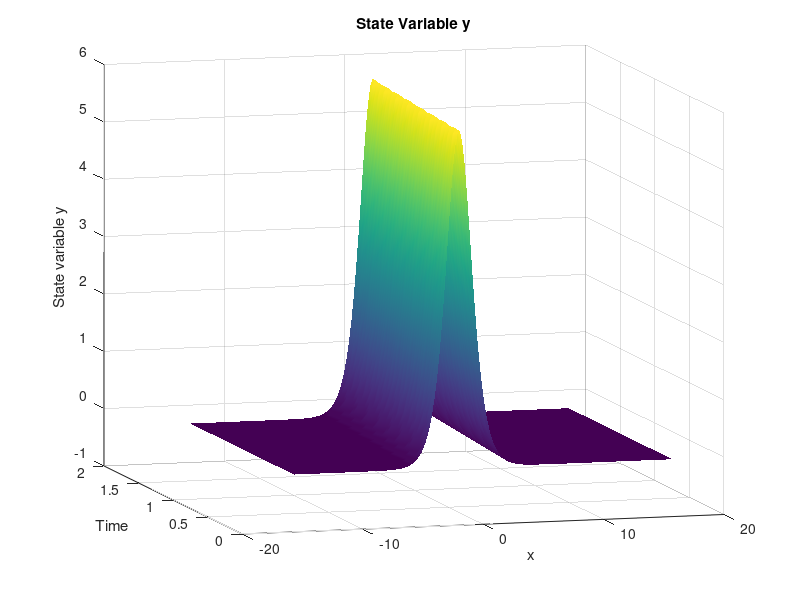
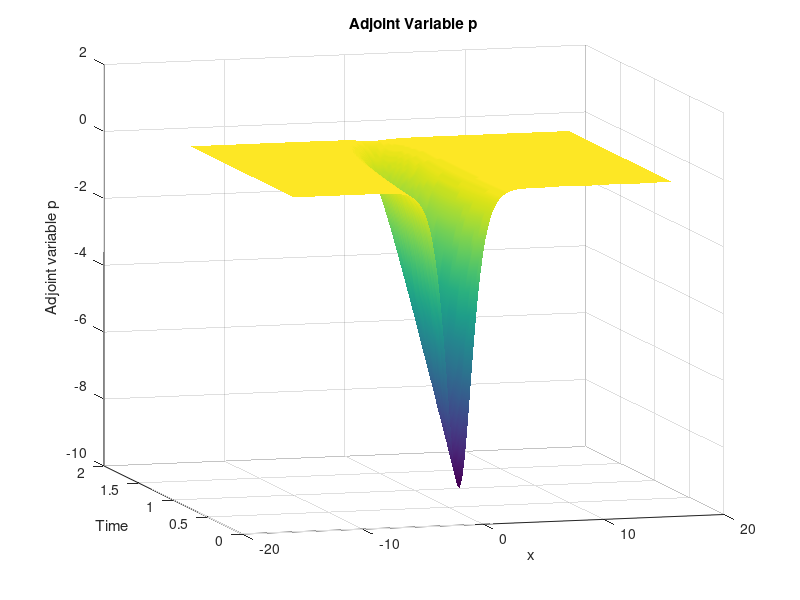

Source code (MATLAB) for these figures, in order: (Note: this script raises an error after producing the figures.)
function [uconcat,yconcat,pconcat,args] = RecedingHorizonDirichlet()
    
    ClearClose();

    args = CreateParameters();
    args.matrices = BuildMatrices(args);

    % observation domain
    args.matrices.Obs = ...
        ComputeObservationMatrix(1,args.N+1,args);
    args.matrices.Adjoint = args.matrices.trial*...
        args.matrices.Obs*(args.matrices.trialTInv)';

    % control domain
    controldomain = zeros(1,args.N+1);
    controldomain(floor((args.N+1)/8):floor(3*(args.N+1)/8)) = 1.0;
    controldomain(floor(5*(args.N+1)/8.0):floor(7*(args.N+1)/8.0)) = 1.0;
    [chi, chiT] = ...
        ComputeControlMatrix2(controldomain,args);
     args.matrices.B = chi;
     args.matrices.BT = chiT;
     
    %% Uncomment if you want to check gradient/hessian
%     u = 1*ones(args.nmax+2, args.N+1);
%     CheckGradient(u, u, @solveState, @solveAdjoint, ...
%     @compute_j, @compute_derivatives_j, args);
%     CheckHessian(u, u, @solveState, @solveAdjoint, ...
%     @solveTangent, @solveDFH, @compute_j, @compute_second_derivatives_j, args);
%      
     
     
     %% Check forward problem
      u = zeros(args.nmax+1,args.N+1);%initialization of the control
%      %u(1:floor(args.nmax/2),args.N/2-10) = +2.0;
%      %u(1:floor(args.nmax/2),args.N/2-5) = -2.0;
%      
%      %A = 25; B = 16;  %16;
%      %args.y0 = 3*A^2*sech(.5*(A*(args.chebyGL+2))).^2 + 3*B^2*sech(.5*(B*(args.chebyGL))).^2;
%      %plot(args.chebyGL,args.y0);
      args.kappa = 0.70;
      args.x0 = -2.0;
      args.y0 = 12*args.kappa^2*sech(args.kappa*(args.chebyGL - args.x0)).^2;%valeurs aux chebypoints
      %args.y0 = exp(-1.5*(args.chebyGL+12).*(args.chebyGL+12)/(2.0*args.D));%valeurs aux chebypoints
%      %args.yspecobs = args.matrices.trialT\(args.yobs)';
      y = solveState(u,args);% one forward simulation for y
      
      p = solveAdjoint(u,y,args);% one forward simulation for y
      
      plottedsteps=1:2:size(y.spatial,1);
      [tg,xg] = meshgrid(args.tdata(plottedsteps),args.chebyGL(1:end));
      
      
      
% %    
% 
%     surf(xg,tg,u(plottedsteps,:)');
%     xlabel('x');ylabel('Time');zlabel('u');                   
%     title('Source term');
%     view(-16,10);
%     shading interp;
       figure(1);
       surf(xg,tg,y.spatial(plottedsteps,:)');
       xlabel('x');ylabel('Time');zlabel('State variable y');
       title('State Variable y');
       view(-16,10);
       shading interp;
       
       figure(2);
       surf(xg,tg,p.spatial(plottedsteps,:)');
       xlabel('x');ylabel('Time');zlabel('Adjoint variable p');
       title('Adjoint Variable p');
       view(-16,10);
       shading interp;
       
% 
%       figure(2);
%       visunormL2(2,y.spatial(1:100:end,:),args);


%% Receding Horizon
    yconcat= zeros(floor(args.Tinf/args.dt)+1, args.N+1);
    pconcat= zeros(floor(args.Tinf/args.dt)+1, args.N+1);
    uconcat= zeros(floor(args.Tinf/args.dt)+1, args.N+1);
    for irh=1:args.nrecinf
        if(irh>1)%initial condition is previous result at time = delta
            args.y0 = ykeep(end,:);
        end
        %run optimization process bis T;
        [y,p,u,args] = solveOptimization((irh-1)*args.deltarh,args);
        
        %keep data only until deltarh
        ykeep = y.spatial(1:args.nkeep,:);
        pkeep = p.spatial(1:args.nkeep,:);
        ukeep = u(1:args.nkeep,:);
        
        %concatenate results
        if(irh==1)
          yconcat(1:(args.nkeep-1),:) =  ykeep(1:end-1,:);
          pconcat(1:(args.nkeep-1),:) =  pkeep(1:end-1,:); 
          uconcat(1:(args.nkeep-1),:) = ukeep(1:end-1,:);
        else
            yconcat((args.nkeep-1)*(irh-1) + (1:(args.nkeep-1)),:) = ykeep(1:end-1,:);%last step counts as initial step in next
            pconcat((args.nkeep-1)*(irh-1) + (1:(args.nkeep-1)),:) = pkeep(1:end-1,:);
            uconcat((args.nkeep-1)*(irh-1) + (1:(args.nkeep-1)),:) = ukeep(1:end-1,:);
        end
        if(irh==(args.nrecinf))
            yconcat(end,:) = ykeep(end,:);
            pconcat(end,:) = pkeep(end,:);
            uconcat(end,:) = ukeep(end,:);
        end
        %myvisu(1,yconcat,pconcat,uconcat,args);
        %visunormL2(2,yconcat,args);
    end%end loop on deltas
    %myvisu(1,yconcat,pconcat,uconcat,args);
    %plot evolution of L2 norms
    %visunormL2(2,yconcat,args);
    %visunormL2(3,uconcat,args);    
 end

function ClearClose()   
    % Close all figures including those with hidden handles
    close all hidden;

    % Store all the currently set breakpoints in a variable
    temporaryBreakpointData=dbstatus('-completenames');

    % Clear functions and their persistent variables (also clears breakpoints 
    % set in functions)
    clear functions;

    % Restore the previously set breakpoints
    dbstop(temporaryBreakpointData);

    % Clear global variables
    clear global;

    % Clear variables (including the temporary one used to store breakpoints)
    clear variables;
end

function args = CreateParameters()

    % Mesh
    args.D = 5*pi; %domain is -50..50
    args.N = 256; %number of points
    args.k = args.N:-1:0;

    %Creation of Chebyshev Gauss-Lobatto points - our nodal basis
    args.chebyGL = cos(args.k*pi/args.N)*args.D;
    args.npoints = size(args.chebyGL,2);
    args.spacestep = [(args.chebyGL(2:end) - args.chebyGL(1:end-1))] ;
    args.ncells = args.npoints-1;
    
    %Receding horizon
    args.deltarh = 1.0;
    args.T = 1.5;
    args.Tinf = 500.0;
    args.nrecinf = floor(args.Tinf/args.deltarh);

    %time argseters
    args.dt = 0.01;% time step for simulation
    args.tmax = args.T;% maximum time for simulation
    args.nmax = round(args.tmax/args.dt);% induced number of time steps
    args.tdata = args.dt*(0:1:(args.nmax+1));
    args.maxiter = 1e3;
    args.nkeep = floor(args.deltarh/args.dt)+1;
    args.nmaxrh = round(args.Tinf/args.dt);% induced number of time steps
    args.tdatarh = args.dt*(0:1:(args.nmaxrh+1));



    % Optimization parameters
    args.alpha = 0.0;
    args.epsilon = 1e-12;


    % Trust region Steihaug globalization
    args.gamma =1.0;
    %args.delta = 1.0;
    args.sigma = 10.0;
    args.sigmamax = 100.0;

    % Misc
    args.coeffNL = 1.0;
    
    % default init
    args.y0 = zeros(1,args.N+1);
    args.dy0 = zeros(1,args.N+1);
    args.yobs = zeros(args.nmax+2,args.N+1);
    args.yspecobs = zeros(args.nmax+2,args.N-2)';
    args.q = 0.0*ones(args.nmax+2, args.N+1);
    
    args.normp = zeros(1,args.N+1);
    
    % physical parameters
    args.f =1.0;%-0.50;
    args.coeff3d = 1.0;%-1.0/6.0;
    args.coeffburgers = 1.0;%3.0/2.0;
    args.coeffsource = 1.0;%1.0/2.0;

end

function matrices = BuildMatrices(args)

    % Creation of Legendre polynomia
    LP = zeros(args.N+1, args.npoints);
    for i=0:args.N
    aux = legendre(i,args.chebyGL/args.D);
    LP(i+1,:) = aux(1,:);
    end

    % Creation of basis funtions for the dual petrov galerkin method - our spectral basis
    LP0 = LP(1:end-3,:);
    LP1 = LP(2:end-2,:);
    LP2 = LP(3:end-1,:);
    LP3 = LP(4:end,:);
    j = 0:(args.N-3);
    jm1 = 1:(args.N-2);
    jm2 = 2:(args.N-1);
    jm3 = 3:args.N;
    j1 = -1:(args.N-4);
    j2 = -2:(args.N-5);
    j3 = -3:(args.N-6);

    coeff = (2*j+3)./(2*j+5);
    diagcoeff = spdiags(coeff',0,args.N-2,args.N-2);
    LP1 = diagcoeff*LP1;
    LP3 = diagcoeff*LP3;
    trial = LP0 - LP1 - LP2 + LP3;
    test = LP0 + LP1 - LP2 - LP3;

    % Creation of the matrices

    % mass matrix
    mdiag0 = 2./(2*j+1) - 2*(2*j+3)./((2*j+5).^2) + 2./(2*j+5) - ...
        2*(2*j+3).^2./((2*j+7).*(2*j+5).*(2*j+5));
    mdiag1 = 6./(2*j1+7);
    mdiag2 = -2./(2*j2+5)+2*(2*j2+3)./((2*j2+5).*(2*j2+9));
    mdiag3 = -2*(2*j3+3)./((2*j3+5).*(2*j3+7));
    mdiagm1 = -6./(2*jm1+5);
    mdiagm2 = -2./(2*jm2+1) + 2*(2*jm2-1)./((2*jm2+1).*(2*jm2+5));
    mdiagm3 = 2*(2*jm3-3)./((2*jm3-1).*(2*jm3+1));
    M =args.D*spdiags([mdiagm3' mdiagm2' mdiagm1' mdiag0'...
        mdiag1' mdiag2' mdiag3'],...
        -3:3, args.N-2, args.N-2);

    % matrix for linear transport term 
    pdiag0 = 4*(2*j+3)./(2*j+5);
    pdiag1 = -8./(2*j1+7);
    pdiag2 = -2*(2*j2+3)./(2*j2+5);
    pdiagm1 = 8./(2*jm1+5);
    pdiagm2 = -2*(2*jm2-1)./(2*jm2+1);
    P = -spdiags([pdiagm2' pdiagm1' pdiag0' pdiag1' pdiag2'],...
        -2:2, args.N-2, args.N-2);

    % matrix for 3rd order term
    sdiag0 =2*(2*j+3).^2;
    S = 1.0/(args.D^2)*spdiags(sdiag0',0,args.N-2,args.N-2);

    % mass matrix for trial basis only (to compute adjoint)
    adiag0 = -2./(2*j+5) + 8./(2*j+7) + 2./(2*j+1);
    adiag1 = -2./(2*j1+5) + 2./(2*j1+7) - 2*(2*j1+3)./((2*j1+5).*(2*j1+7));
    adiag2 = -2./(2*j2+5) - 2*(2*j2+3)./((2*j2+5).*(2*j2+9));
    adiag3 = 2*(2*j3+3)./((2*j3+5).*(2*j3+7));
    adiagm1 = -2./(2*j+5) + 2./(2*j+7) - 2*(2*j+3)./((2*j+5).*(2*j+7));
    adiagm2 = -2./(2*j+5) - 2*(2*j+3)./((2*j+5).*(2*j+9));
    adiagm3 = 2*(2*j+3)./((2*j+5).*(2*j+7));
    A = args.D*spdiags([adiagm3' adiagm2' adiagm1' adiag0' adiag1' adiag2' adiag3'], ...
        -3:3, args.N-2, args.N-2);

    % Fill in the structure
    matrices.A = A;
    matrices.M = M;
    matrices.Msource = 0.5*M;
    matrices.MT = M';
    eps = 2*args.D/(args.N);
    matrices.Mreg = matrices.M + eps*eye(size(matrices.M,1));
    matrices.MTreg = matrices.MT + eps*eye(size(matrices.MT,1));
    matrices.MTInv = inv(M');
    matrices.S = args.coeff3d*S;
    matrices.P = P;
    matrices.PT = P';
    matrices.Pnl = args.coeffburgers*P;
    matrices.PnlT = (matrices.Pnl)';
    matrices.fP = args.f*P;
    matrices.fPT = (matrices.fP)';
    matrices.test = test;
    matrices.trial = trial;
    matrices.trialT = trial';
    matrices.testT = test';
    matrices.testTInv = pinv(test');
    matrices.trialT = trial';
    matrices.trialTInv = pinv(trial');
    matrices.left=0.5*(M +args.dt*S);
    matrices.leftInv = inv(matrices.left);
    matrices.leftTInv = inv(matrices.left');
    matrices.right=0.5*(M -args.dt*S);
    matrices.rightT=matrices.right';
    matrices.M_leftTinv_dt = matrices.leftTInv*args.dt;
    matrices.M_leftTinv_rightT = matrices.leftTInv*(matrices.rightT);
    
    % control is discretized with linear finite elements in space
    % piecewise constant in time
    % construct the lumped mass matrix for space
    dx = [0,args.spacestep,0];
    matrices.MassS = spdiags(0.5*(dx(2:end) + dx(1:(end-1)))',...
        0,args.N+1, args.N+1);
    %matrices.MassSSource = 0.5*matrices.MassS;
    % construct the lumped mass matrix for time (actually P0 in time)
    matrices.MassT = args.dt*speye(args.nmax+1);
    matrices.MassT(1,1) = 0.5*args.dt;
    matrices.MassT(end,end) = 0.5*args.dt;
    % construct the matrix A for the inner product in H (space and time)
    % (u,v)_H = u'Av
    matrices.Mass = kron(matrices.MassS,matrices.MassT);%should be diag(MassT(i)*MassS)
    %matrices.MassSource = kron(matrices.MassSSource,matrices.MassT);
    
end

function [Obs] = ComputeObservationMatrix(i1,i2,args)
    observationdomain = i1:i2;
    Obs = zeros(args.N+1);
    for i=1:size(observationdomain,2)
        Obs(observationdomain(i), observationdomain(i)) = 1;
    end
end

function [B,BT] = ComputeControlMatrix(i1,i2,args)
    controldomain = i1:i2;
    B = zeros(args.N+1);
    for i=1:size(controldomain,2)
        B(controldomain(i), controldomain(i)) = 1.0;
    end
BT = B';  
end

function [B,BT] = ComputeControlMatrix2(controldomain,args)
    B = zeros(args.N+1);
    for i=1:(args.N+1)
        if(controldomain(i)==1)
            B(i, i) = 1.0;
        end
    end
BT = B';  
end

%% %%%%%%%%%%%%%%%% solveState functions %%%%%%%%%%%%%%%%
function y = solveState(u, args)
    % parameters
    dt=args.dt;
    nmax=args.nmax;
    N=args.N;
    coeffNL=args.coeffNL;
    matrices = args.matrices;
    
    % state variables
    y.spatial = zeros(nmax+2,N+1);% spatial domain
    y.spec = zeros(nmax+2,N-2);% spectral domain
    
    % initialization
    yspec0 = matrices.trialT\(args.y0)';
    y.spatial(1,:) = args.y0;
    y.spec(1,:) = yspec0;
    u = ((args.matrices.B)*(u'))';%effect of indicator function

    % first time step in the spectral space, semi implicit
    NLterm = (args.y0).^2;
    pNLterm=coeffNL*matrices.trialTInv*NLterm';
    yspec1 = matrices.leftInv*((0.5*matrices.M)*yspec0 ...
            + 0.5*dt*(-0.5*matrices.Pnl*pNLterm + matrices.fP*yspec0...
            + matrices.test*matrices.MassS*u(1,:)'));
    y1 = matrices.trialT*yspec1;
    y.spatial(2,:) = y1;
    y.spec(2,:) = yspec1;

    % Time loop for interior steps - Crank Nicolson Leap Frog scheme
    ym1 = y1;
    yspecm1 = yspec1;
    yspecm2 = yspec0;
    for i=2:nmax
        NLterm = ym1.*ym1;
        pNLterm=coeffNL*matrices.trialTInv*NLterm;
        yspeci = (matrices.leftInv)*( (matrices.right)*yspecm2 ...
          + dt*(-0.5*matrices.Pnl*pNLterm...
          + matrices.fP*yspecm1 ...
          + matrices.test*matrices.MassS*u(i,:)') );
        yi = matrices.trialT*yspeci;
        ym1 = yi;
        yspecm2 = yspecm1;
        yspecm1 = yspeci;
        y.spec(i+1,:) = yspeci;
        y.spatial(i+1,:) = yi;
       % if (sum(isnan(yi))>0)
       %     fprintf('stop NAN');
       % end
    end

    %last step 
    %minv=inv(matrices.M);
    NLterm = ym1.^2;
    pNLterm=coeffNL*matrices.trialTInv*NLterm;
    
%     rhs = ((matrices.right)*yspecm2 +...
%                 0.5*dt*(0.5*matrices.P*pNLterm + matrices.P*yspecm1)...
%                 + 0.5*matrices.M*yspecm1...
%                 + 1.0*0.5*dt*matrices.M*qspec(nmax+1,:)');
%     [yspecend,success,residual,itermeth] = gmres(matrices.M,rhs,[],args.tolgmres,N-2);
    yspecend = (matrices.Mreg)\((matrices.right)*yspecm2 ...
                + 0.5*dt*(-0.5*matrices.Pnl*pNLterm + matrices.fP*yspecm1)...
                + 0.5*matrices.M*yspecm1...
                + 1.0*0.5*dt*matrices.test*matrices.MassS*u(nmax+1,:)');
    yend = matrices.trialT*yspecend;
    y.spec(end,:) = yspecend;
    y.spatial(end,:) = yend;
    
end


%% %%%%%%%%%%%%%%%% solveAdjoint functions %%%%%%%%%%%%%%%%
function p = solveAdjoint(u,y,args)
    % parameters
    dt=args.dt;
    nmax=args.nmax;
    N=args.N;
    coeffNL = args.coeffNL;
    matrices = args.matrices;
    
    % state variables
    p.spatial = zeros(nmax+1,N+1);
    p.spec = zeros(nmax+1,N-2);

    yrev = y.spatial(end:-1:1,:);
    yobsrev = args.yobs(end:-1:1,:);

    % initialization 
    % M is ill conditionned. Regularization added
    mt = matrices.MTreg;
    %rhs = (y.spec(end,:)' - args.yspecobs);
    %[pspec0,success,residual,itermeth] = gmres(mt,rhs,[],args.tolgmres,N-2);
    rhsspatial = args.matrices.Obs*(y.spatial(end,:)'- args.yobs(end,:)');
    rhs = matrices.trialT\rhsspatial;
    %pspec0 = -mt\(matrices.A*(y.spec(end,:)' - args.yspecobs));
    pspec0 = -mt\(dt*matrices.Adjoint*matrices.A*rhs);%%%%% add the dt
    p0 = (matrices.testT)*(pspec0);
   
    p.spatial(1,:) = p0;
    p.spec(1,:) = pspec0;

    % first step
    NLterm = 0.5*2.0*yrev(2,:)'.*...
        (matrices.trialTInv'*(matrices.PnlT*pspec0));
    pNLterm=coeffNL*matrices.trial*NLterm;
    rhsspatial = args.matrices.Obs*(yrev(2,:)'- yobsrev(2,:)');
    rhs = matrices.trialT\rhsspatial;
    pspec1 = matrices.leftTInv*(0.5*matrices.MT*pspec0 +...
        0.5*dt*(matrices.fPT*pspec0 - pNLterm...
        -2.0*matrices.Adjoint*matrices.A*rhs));
    p1 = matrices.testT*pspec1;
    p.spatial(2,:) = p1;
    p.spec(2,:) = pspec1;
    
    pspecm1 = pspec1;
    pspecm2 = pspec0;
    %Time loop
    for i = 2:nmax
        NLterm = 0.5*2.0*yrev(i+1,:)'.*...
            (matrices.trialTInv'*(matrices.PnlT*pspecm1));
        pNLterm=coeffNL*matrices.trial*NLterm;
        rhsspatial = args.matrices.Obs*(yrev(i+1,:)'- yobsrev(i+1,:)');
        rhs = matrices.trialT\rhsspatial;
        pspeci = matrices.M_leftTinv_rightT*pspecm2...
            + matrices.M_leftTinv_dt* (matrices.fPT*pspecm1 - pNLterm...
            - matrices.Adjoint*matrices.A*rhs);
        pi = matrices.testT*pspeci;
        pspecm2 = pspecm1;
        pspecm1 = pspeci; 
        p.spec(i+1,:) = pspeci;
        p.spatial(i+1,:) = pi;
    end
    p.spec = p.spec(end:-1:1,:);
    p.spatial = p.spatial(end:-1:1,:);
end

%% %%%%%%%%%%%%%%%% Tracking term %%%%%%%%%%%%%%%%
function j = compute_j(u,y,args)
    j = 0;
    for i=2:args.nmax+2
        discr = args.matrices.Obs*(y.spatial(i,:)'-args.yobs(i,:)');
        ymyd = args.matrices.trialT\discr;
        j = j+ 0.5*args.dt*ymyd'*(args.matrices.A*ymyd);
    end
end

function dj = compute_derivatives_j(u,y,p,args)%do not forget time in inner product
    %p: row = time, column = space
    dj = -((args.matrices.BT)*(p)')';%each column is B*p(t_i)
    dj = dj(:);%makes a vector
end

function ddj = compute_second_derivatives_j(u, y, p, du, dy, dp,args)
    ddj = -((args.matrices.BT)*(dp)')';%each column is B*dp(t_i)
    ddj = ddj(:);%makes a vector
end

%% %%%%%%%%%%%%%%%% solveTangent functions %%%%%%%%%%%%%%%%
function dy = solveTangent(u, y, du, args)
    dt=args.dt;
    nmax=args.nmax;
    N=args.N;
    coeffNL = args.coeffNL;
    matrices = args.matrices;

    % Storage matrices
    dy.spatial = zeros(nmax+2,N+1);
    dy.spec = zeros(nmax+2,N-2);

    % initial condition and source in the spectral space
    dyspec0=matrices.trialTInv*(args.dy0)';
    du = (args.matrices.B*(du'))';%effect of indicator function
    %duspec = matrices.trialTInv*du';
    %duspec=duspec';
    dy.spatial(1,:) = args.dy0;
    dy.spec(1,:) = dyspec0;

    %first time step in the spectral space, semi implicit
    NLterm = y.spatial(1,:).*(args.dy0);
    pNLterm = coeffNL*matrices.trialTInv*NLterm';
    dyspec1 = matrices.leftInv*((0.5*matrices.M)*dyspec0 ...
        + 0.5*dt*(-matrices.Pnl*pNLterm + matrices.fP*dyspec0 ...
        + matrices.test*matrices.MassS*du(1,:)'));
    dy1 = matrices.trialT*dyspec1;
    dy.spatial(2,:) = dy1;
    dy.spec(2,:) = dyspec1;

    % Time loop
    dym1 = dy1;
    dyspecm1 = dyspec1;
    dyspecm2 = dyspec0;
    for i=2:nmax
        NLterm = y.spatial(i,:)'.*dym1;
        pNLterm = coeffNL*matrices.trialTInv*NLterm;
        dyspeci = (matrices.leftInv)*( (matrices.right)*dyspecm2 ...
          + dt*(-matrices.Pnl*pNLterm...
          + matrices.fP*dyspecm1 ...
          + matrices.test*matrices.MassS*du(i,:)') );
        dyi = matrices.trialT*dyspeci;
        dym1 = dyi;
        dyspecm2 = dyspecm1;
        dyspecm1 = dyspeci;
        dy.spec(i+1,:) = dyspeci;
        dy.spatial(i+1,:) = dyi;
    end
    
    % last step
    minv=inv(matrices.M);
    NLterm = y.spatial(nmax+1,:)'.*dym1;
    pNLterm=coeffNL*matrices.trialTInv*NLterm;
    
%     rhs = ((matrices.right)*dyspecm2...
%                     + 0.5*dt*(matrices.P*pNLterm + matrices.P*dyspecm1)...
%                     + 0.5*matrices.M*dyspecm1...
%                     + 1.0*0.5*dt*matrices.M*dqspec(nmax+1,:)');
%     [dyspecend,success,residual,itermeth] = gmres(matrices.M,rhs,[],args.tolgmres,N-2);
    dyspecend = (matrices.Mreg)\((matrices.right)*dyspecm2...
                   + 0.5*dt*(-matrices.Pnl*pNLterm + matrices.fP*dyspecm1)...
                   + 0.5*matrices.M*dyspecm1...
                   + 1.0*0.5*dt*matrices.test*matrices.MassS*du(nmax+1,:)');
     dyend = matrices.trialT*dyspecend;
     dy.spec(end,:) = dyspecend;
     dy.spatial(end,:) = dyend;
end


%% %%%%%%%%%%%%%%%% solveDFH functions %%%%%%%%%%%%%%%%
function dp = solveDFH(u, y, p, du, dy, args)
    dt=args.dt;
    nmax=args.nmax;
    N=args.N;
    coeffNL = args.coeffNL;
    matrices = args.matrices;

    %source term
    yrev = y.spatial(end:-1:1,:);
    dyrev = dy.spatial(end:-1:1,:);
    pspecrev=p.spec(end:-1:1,:);

    % Storage array
    dp.spatial = zeros(nmax+1,N+1);
    dp.spec = zeros(nmax+1,N-2);

    %initial condition
    mt = matrices.MTreg;
    %rhs = -matrices.A*(dy.spec(end,:)');
    %[dpspec0,success,residual,itermeth] = gmres(mt,rhs,[],args.tolgmres,N-2);
    rhsspatial = args.matrices.Obs*(dy.spatial(end,:)');
    rhsspec = matrices.trialT\rhsspatial;
    dpspec0= -mt\(dt*matrices.Adjoint*matrices.A*(rhsspec));
    dp0 = (matrices.testT)*(dpspec0);
    
    dp.spatial(1,:) = dp0;
    dp.spec(1,:) = dpspec0;

    %first step

    NLterm = yrev(2,:)'.*(matrices.trialTInv'*(matrices.PnlT*dpspec0));
    NLterm2 = dyrev(2,:)'.*...
        (matrices.trialTInv'*(matrices.PnlT*pspecrev(1,:)'));
    pNLterm = coeffNL*matrices.trial*(NLterm+NLterm2);
    rhsspatial = args.matrices.Obs*(dyrev(2,:)');
    rhsspec = matrices.trialT\rhsspatial;
    dpspec1 = matrices.leftTInv*(0.5*matrices.MT*dpspec0 + ...
        0.5*dt*(matrices.fPT*dpspec0 - pNLterm...
        - 2.0*matrices.Adjoint*matrices.A*(rhsspec)));
    dp1 = matrices.testT*dpspec1;

    dp.spatial(2,:) = dp1;
    dp.spec(2,:) = dpspec1;
    dpspec2 = dpspec0;
    
    % Time loop
    for i = 2:(nmax)
        NLterm = yrev(i+1,:)'.*(matrices.trialTInv'*(matrices.PnlT*dpspec1));
        NLterm2 = dyrev(i+1,:)'.*...
            (matrices.trialTInv'*(matrices.PnlT*pspecrev(i,:)'));
        pNLterm = coeffNL*matrices.trial*(NLterm+NLterm2);
        rhsspatial = args.matrices.Obs*(dyrev(i+1,:)');
        rhsspec = matrices.trialT\rhsspatial;
        dpspeci=matrices.M_leftTinv_rightT*dpspec2...
                + matrices.M_leftTinv_dt* (matrices.fPT*dpspec1 - pNLterm...
                - matrices.Adjoint*matrices.A*(rhsspec));
        dpi = matrices.testT*dpspeci;
        dpspec2 = dpspec1;
        dpspec1 = dpspeci; 
        dp.spec(i+1,:) = dpspeci;
        dp.spatial(i+1,:) = dpi;
    end
    %reverse results
    dp.spec = dp.spec(end:-1:1,:);
    dp.spatial = dp.spatial(end:-1:1,:);
end


%% %%%%%%%%%%%%%%%% Proximal map %%%%%%%%%%%%%%%%
function u = proximalOp(q,gamma,args)
    %q is here a vector - needs to be transformed in a matrix
    %gamma = args.gamma;
    q = reshape(q,args.nmax+1,args.N+1);
    %L2NormInTimeQ = sqrt(sum(args.matrices.MassT*((q).*...
    %    (q))));
    %%size(L2NormInTimeQ)
    %for k=1:(args.N+1)    % check norm 0           
    %    if (L2NormInTimeQ(k) <= args.epsilon)
    %        L2NormInTimeQ(k) = (args.alpha/gamma - args.epsilon);
    %    end
    %end
    %u = 1/gamma*repmat(max(0,gamma-args.alpha./L2NormInTimeQ),...
    %    args.nmax+1,1).*(q);
    u = q;
end

function dpc = proximalOpDerivative(q,dq,gamma,args)
    % q and dq are vectors - needs to be reshaped in matrices
    %gamma = args.gamma;
    nmax = args.nmax;
    MassT = args.matrices.MassT;
    q = reshape(q,args.nmax+1,args.N+1);
    dq = reshape(dq,args.nmax+1,args.N+1);
    L2NormInTimeQ = sqrt(sum(MassT*((q).*(q))));
    for k=1:(args.N+1)    % check norm 0           
        if (L2NormInTimeQ(k) <= args.epsilon)
            L2NormInTimeQ(k) = 0.0;
        end
    end
    ActiveSet = repmat(L2NormInTimeQ > 0,args.nmax+1,1);
    dpc = ActiveSet.*dq;
    dpc = dpc(:);
end

%% %%%%%%%%%%%%%%%%% Reduced Hessian %%%%%%%%%%%%%%%
function DGh = compute_reduced_hessian(q,dq,u,y,p,gamma,args)
% dq is an array
% Newton derivative of G
%
% DG(q)dq = dq + Hj(Pc(q))DPc(q)dq
%
% NB: chain rule for semismoothness
    %du = proximalOp(dq,gamma,args); 
    du = proximalOpDerivative(q,dq,gamma,args);
    du = reshape(du,args.nmax+1,args.N+1);
    dy = solveTangent(u, y, du, args);
    dp = solveDFH(u, y, p, du, dy, args);
    ddj = compute_second_derivatives_j(u,y.spatial,p.spatial,...
        du,dy.spatial,dp.spatial,args);

    DGh = args.matrices.Mass*(gamma*dq + ddj);%include mass matrix in result

end

function [y,p,u,args] = solveOptimization(t0,args)
    gamma = args.gamma;
    q = 0.01*ones((args.nmax+1)*(args.N+1),1);%initialization of the normal variable
    u = proximalOp(q,gamma,args);
        

%%  Start of Trust Region Steihaug globalization strategy
    fprintf('Steihaug-CG globalization strategy...\n');
    %delta = args.delta;
    %gamma = args.gamma;% regularization term in 1/gamma
    fprintf('gamma = %d , t_0 = %d, delta = %d\n', ...
        gamma, t0, args.deltarh);
    abstol=1e-6;
    %     
    %q = 1.0*ones((args.nmax+1)*(args.N+1),1);%initialization of the normal variable
    qold = q;
% 
    fold = inf;
    sigma = args.sigma;% Trust region radius
    sigmamax = args.sigmamax;

    for iter=1:(args.maxiter)
        % compute the current iterate for the control
        % u = P_gamma(q)
        % where P_gamma is the proximal operator
        u = proximalOp(q,gamma,args);
        % solve state equation y=S(u)
        y = solveState(u,args);% one forward simulation for y

        % compute reduced objective functional
        % f(u) = j + L12 + L22
        % f(u) = 1/2|y(u) - yd|^2 + gamma/2*|u|_{L2(L2)}^2
        j = compute_j(u,y,args);

        %sqrt(args.dt*sum(u.*u)) )');
        uvec = u(:);
        norm22 = 0.5*gamma*uvec'*args.matrices.Mass*uvec;
        f = j + norm22;

        if iter > 1
            %check for descent in objective functional
            sigmaold = sigma;
            if(fold < (1-1e-11)*f || isnan(f))%not a descent direction
                sigma = 0.2*sigma;
                fprintf('\t Reject step since %1.9e >~ %1.9e \t %1.2e -> %1.2e \n',...
                    f, fold, sigmaold, sigma);
                q = qold;
                u = uold;
                y = yold;
                f = fold;
            else
                %evaluate the decrease predicted
                %by the quadratic model (at the old iterate q)
                %m(dv)
                %du = proximalOp(dq,gamma,args)
                du = proximalOpDerivative(q,dq,gamma,args);
                DGdq = compute_reduced_hessian(q,dq,u,y,p,gamma,args);%TO DO, result shall be vector
                model = G'*du(:) + 0.5*DGdq'*du(:);
                rho = (f - fold)/model;

                if(abs(rho-1) < 0.2)%trust region might be too small
                    sigma = min(2*sigma, sigmamax);
                elseif(abs(rho-1) > 0.6)%trust region is be too big, no good approximation
                    sigma = 0.4*sigma;
                end
                fprintf('\t rho = %f, \t %1.2e -> %1.2e \n', ...
                    rho, sigmaold, sigma);
            end
        end  
        qold = q;
        uold = u;
        yold = y;
        fold = f;

        % reduced subgradient
        %
        % G(q) = q + \nabla j(P_gamma(a))
        % NB: we want G(q) = 0
        p = solveAdjoint(u,y,args);
        dj = compute_derivatives_j(u,y.spatial,p.spatial,args);
        G = args.matrices.Mass*(dj + gamma*q);

        % stopping criterion
        res = sqrt(G'*(args.matrices.Mass\G));
        fprintf('%d: f = %e, res=%e\n', iter,f,res);
        if(res < abstol || sigma < 1e-8)
            break
        end


        % compute the Newton update
        % DG(q) dq = -G(q)
        DG = @(dq) compute_reduced_hessian(q,dq, u, y, p, gamma, args);

        % with M(odified)PCG
        DP = @(dq) proximalOpDerivative(q,dq,gamma,args);
        [dq, flag, relres, pcggit] = SteihaugCG(DG, -G, 1e-5, floor(args.nmax/3),...
            args.matrices.Mass, sigma, DP);
        fprintf('krylov %s: iter=%d, relres=%e, |dq|=%e\n', ...
            flag, pcggit, relres, sqrt(dq'*args.matrices.Mass*dq))

        % apply (TR)-Newton update
        q = qold + dq;
        
        %myvisu(3,y.spatial,p.spatial,u,gamma,args);
    end %end TR-SN loop
end
%%%%%%%%%%%%%%%%%%%%%%%%%%%%%%%%%%%%%
%%%%%%%%%% VISUALIZATION %%%%%%%%%%%%
%%%%%%%%%%%%%%%%%%%%%%%%%%%%%%%%%%%%%
function visunormq(nfig,q,gamma,args)
    q2 = reshape(q,args.nmax+1,args.N+1);
    L2NormInTimeQ = sqrt(sum(args.matrices.MassT*((q2).*(q2))));
    figure(nfig);
    clf(nfig);
    hold on;
    plot(L2NormInTimeQ);
    plot(args.alpha/gamma*ones(1,size(L2NormInTimeQ,2)));
    xlabel('x');ylabel('||q||_{L^2(I)}');
    hold off;
end

function visunormL2(nfig,y,args)
    n = size(y,1);
    L2NormInSpace = zeros(1,n);
    for i=1:n
        discr = y(i,:)';
        ymyd = args.matrices.trialT\discr;
        L2NormInSpace(i) = ymyd'*(args.matrices.A*ymyd);
    end
    figure(nfig);
    clf(nfig);
    hold on;
    plot(L2NormInSpace);
    xlabel('x');ylabel('||y||_{L^2(I)}');
    hold off;
end

function myvisu(nfig,y,p,q,args)
    %% 3D - Vizualization
    figure(nfig);
    plottedsteps=1:2:size(y,1);
    [tg,xg] = meshgrid(args.tdatarh(plottedsteps),args.chebyGL(1:end));
    
    subplot(2,2,1), surf(xg,tg,y(plottedsteps,:)');
    xlabel('x');ylabel('Time');zlabel('y');
    title('State Variable y');
    %axis([-16,16,0,0.5,-1.5,1.5]);
    view(-8,40);
    shading interp;
    
    subplot(2,2,2), surf(xg,tg,p(plottedsteps,:)');
    xlabel('x');ylabel('Time');zlabel('p');
    title('Adjoint state');
    %axis([-16,16,0,0.5,-0.1,0.1]);
    view(-8,40);
    shading interp;
    
    subplot(2,2,3), surf(xg,tg,q(plottedsteps,:)');
    xlabel('x');ylabel('Time');zlabel('u');
    title('Current Control');
    %axis([-16,16,0,0.5,-2,3]);
    view(-8,40);
    shading interp;
    
    drawnow();
end